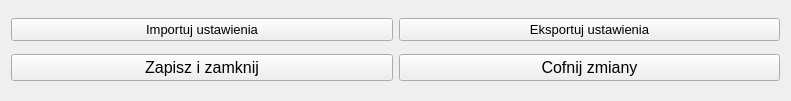
  <widget class="QWidget" name="gridLayoutWidget">
   <property name="geometry">
    <rect>
     <x>360</x>
     <y>550</y>
     <width>791</width>
     <height>101</height>
    </rect>
   </property>
   <layout class="QGridLayout" name="gridLayout">
    <property name="spacing">
     <number>6</number>
    </property>
    <item row="0" column="0">
     <widget class="QPushButton" name="Autorun_ImportSettings">
      <property name="enabled">
       <bool>true</bool>
      </property>
      <property name="font">
       <font>
        <pointsize>10</pointsize>
       </font>
      </property>
      <property name="text">
       <string>Importuj ustawienia</string>
      </property>
      <property name="icon">
       <iconset resource="../../resources.qrc">
        <normaloff>:/icons/Resources/Icons/import.png</normaloff>:/icons/Resources/Icons/import.png</iconset>
      </property>
      <property name="iconSize">
       <size>
        <width>36</width>
        <height>36</height>
       </size>
      </property>
     </widget>
    </item>
    <item row="1" column="0">
     <widget class="QPushButton" name="Autorun_SaveQuit">
      <property name="enabled">
       <bool>true</bool>
      </property>
      <property name="font">
       <font>
        <pointsize>12</pointsize>
       </font>
      </property>
      <property name="text">
       <string>Zapisz i zamknij</string>
      </property>
      <property name="icon">
       <iconset resource="../../resources.qrc">
        <normaloff>:/icons/Resources/Icons/save.png</normaloff>:/icons/Resources/Icons/save.png</iconset>
      </property>
      <property name="iconSize">
       <size>
        <width>36</width>
        <height>36</height>
       </size>
      </property>
     </widget>
    </item>
    <item row="0" column="1">
     <widget class="QPushButton" name="Autorun_ExportSettings">
      <property name="enabled">
       <bool>true</bool>
      </property>
      <property name="font">
       <font>
        <pointsize>10</pointsize>
       </font>
      </property>
      <property name="text">
       <string>Eksportuj ustawienia</string>
      </property>
      <property name="icon">
       <iconset resource="../../resources.qrc">
        <normaloff>:/icons/Resources/Icons/export.png</normaloff>:/icons/Resources/Icons/export.png</iconset>
      </property>
      <property name="iconSize">
       <size>
        <width>36</width>
        <height>36</height>
       </size>
      </property>
     </widget>
    </item>
    <item row="1" column="1">
     <widget class="QPushButton" name="Autorun_CancelChanges">
      <property name="enabled">
       <bool>true</bool>
      </property>
      <property name="font">
       <font>
        <pointsize>12</pointsize>
       </font>
      </property>
      <property name="text">
       <string>Cofnij zmiany</string>
      </property>
      <property name="icon">
       <iconset resource="../../resources.qrc">
        <normaloff>:/icons/Resources/Icons/cancel.png</normaloff>:/icons/Resources/Icons/cancel.png</iconset>
      </property>
      <property name="iconSize">
       <size>
        <width>36</width>
        <height>36</height>
       </size>
      </property>
     </widget>
    </item>
   </layout>
  </widget>
